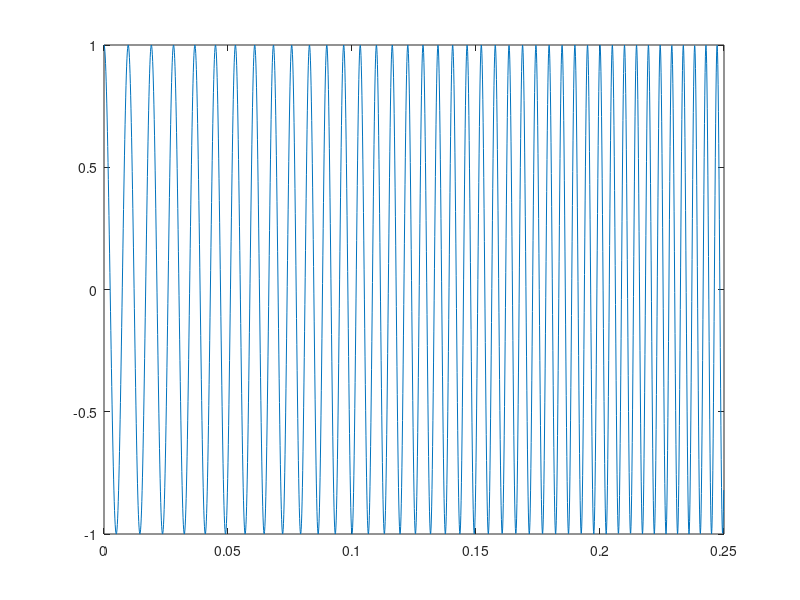

This figure's MATLAB source:
clc;
clear;
f = 100; %f1
u=500;    %miu
fs = 8000; %sampling frequency
Ts = 1/fs;
% Make the time vector for the 2000 samples plot
nplot=0:Ts:Ts*1999;
% Make the time vector for replayed sound spurt
% Play the spurt for 8 seconds
tfinal = 8;
nsound=0:Ts:tfinal;
%sample the chirp signal
cT = cos(pi*u*(nsound.^2)+2*pi*f*nsound);
% Make the plot
plot(nplot, cT(1:length(nplot)));

% Save xnT as a wav sound file, soundfile.wav.
audiowrite('8khzchirpsoundfile.wav', cT, fs);
exportgraphics(gcf, '8khzchirpsoundfile.jpg');
%